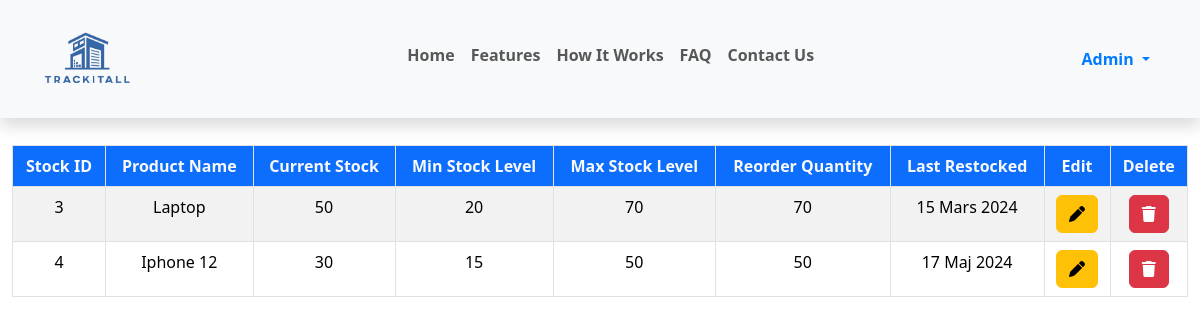
Before: /stocks/ (signed in) with the older database file.
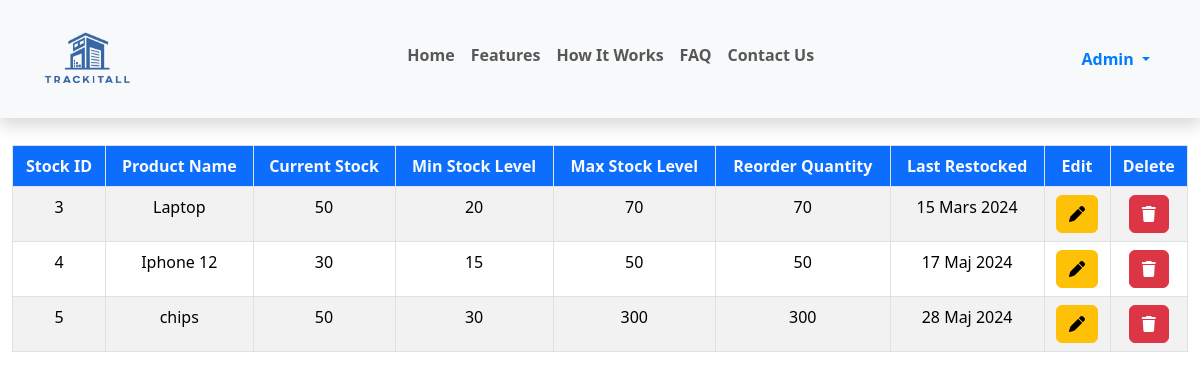
After: the same page with the newer database file.
### App/models.py (models this page shows, shortened)
class Stock(models.Model):
    product = models.CharField(max_length=400, verbose_name=_("Product"))
    current_stock = models.IntegerField(verbose_name=_("Current Stock"))
    min_stock_level = models.IntegerField(verbose_name=_("Minimum Stock Level"))
    max_stock_level = models.IntegerField(verbose_name=_("Maximum Stock Level"))
    reorder_quantity = models.IntegerField(verbose_name=_("Reorder Quantity"))
    last_restocked = models.DateField(verbose_name=_("Last Restocked"))
    user = models.ForeignKey(User, on_delete=models.CASCADE, verbose_name=_("User"))
    class Meta:
        verbose_name_plural = _("Stocks")

### App/views.py (the view)
    def _wrapped_view(request, *args, **kwargs):
        expired_session_message = 'The session has expired. Please login again to continue.'
        if expired_session_message in [msg.message for msg in messages.get_messages(request)]:
            messages.info(request, expired_session_message)
            return redirect("login")
        if not request.user.is_authenticated:
            messages.error(request, "You need to login first!")
            return redirect("login")
        return view_func(request, *args, **kwargs)

### App/views.py (called while the page is built)
def redirect_if_not_authenticated(view_func):
    def _wrapped_view(request, *args, **kwargs):
        expired_session_message = 'The session has expired. Please login again to continue.'
        if expired_session_message in [msg.message for msg in messages.get_messages(request)]:
            messages.info(request, expired_session_message)
            return redirect("login")
        if not request.user.is_authenticated:
            messages.error(request, "You need to login first!")
            return redirect("login")
        return view_func(request, *args, **kwargs)
    return _wrapped_view

@redirect_if_not_authenticated
def stock(request):
    stocks = Stock.objects.filter(user=request.user)
    context = {"stocks": stocks}
    return render(request, "stock/stocks.html", context)

### App/templates/stock/stocks.html (shortened to what this page needs)
{% extends "base.html" %}
{% block content %}
    {% include 'nav.html' %}
    <div class="container-fluid products" style="margin-top: 20px;">
        <div class="row">
            <div class="col-lg-12">
                <div class="table-responsive pt-lg-0" style="margin-top: 125px !important;">
                    <table class="table table-bordered table-striped nowrap" id="example">
                        <thead>
                            <tr>
                                <th scope="col" class="bg-primary text-light text-center filter">Stock ID</th>
                                <th scope="col" class="bg-primary text-light text-center filter">Product Name</th>
                                <th scope="col" class="bg-primary text-light text-center filter">Current Stock</th>
                                <th scope="col" class="bg-primary text-light text-center filter">Min Stock Level</th>
                                <th scope="col" class="bg-primary text-light text-center filter">Max Stock Level</th>
                                <th scope="col" class="bg-primary text-light text-center filter">Reorder Quantity</th>
                                <th scope="col" class="bg-primary text-light text-center filter">Last Restocked</th>
                                <th scope="col" class="bg-primary text-light text-center filter">Edit</th>
                                <th scope="col" class="bg-primary text-light text-center filter">Delete</th>
                            </tr>
                        </thead>
                        <tbody>
                            {% for stock in stocks %}
                                <tr>
                                    <td class="text-center">{{ stock.id }}</td>
                                    <td class="text-center">{{ stock.product }}</td>
                                    {% if stock.current_stock < stock.min_stock_level %}
                                        <td class="text-center text-danger fw-bolder">{{ stock.current_stock }}</td>
                                    {% else %}
                                        <td class="text-center">{{ stock.current_stock }}</td>
                                    {% endif %}
                                    <td class="text-center">{{ stock.min_stock_level }}</td>
                                    <td class="text-center">{{ stock.max_stock_level }}</td>
                                    <td class="text-center">{{ stock.reorder_quantity }}</td>
                                    <td class="text-center">{{ stock.last_restocked }}</td>
                                    <td class="text-center">
                                        <a href="{% url 'edit_stock' stock.id %}" class="btn btn-warning">
                                            <i class="fas fa-pen"></i>
                                        </a>
                                    </td>
                                    <td class="text-center">
                                        <a href="#" class="btn btn-danger" title="DELETE" data-bs-toggle="modal" data-bs-target="#exampleModal{{ stock.pk }}">
                                            <i class="fas fa-trash"></i>
                                        </a>
                                    </td>
                                </tr>
                            {% endfor %}
                        </tbody>
                    </table>
                </div>
            </div>
        </div>
    </div>
{% endblock content %}

Changed rows visible on the page:
added Stock: id "5", product "chips", current_stock "50", min_stock_level "30", max_stock_level "300", reorder_quantity "300", last_restocked "28 Maj 2024"
